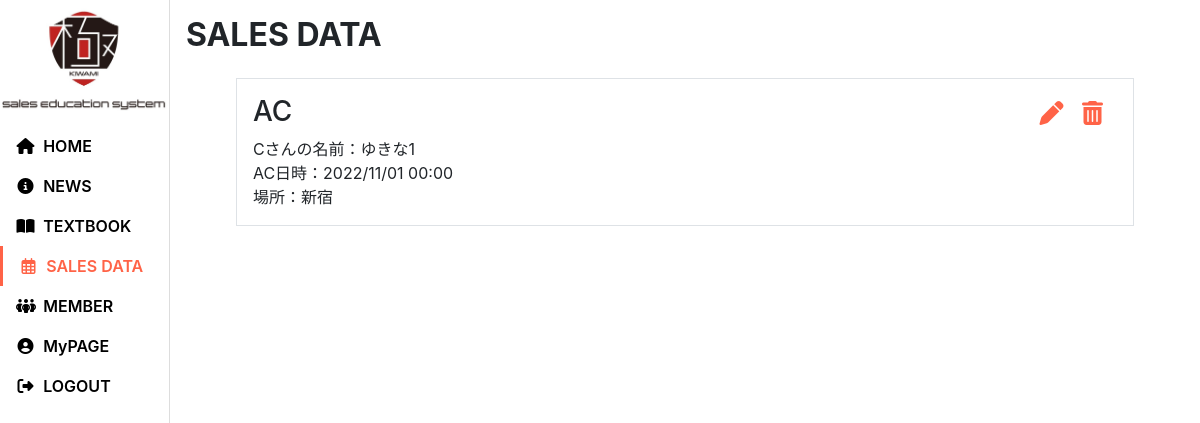
Before: /sales/ac/2/ (signed in) with the older database file.
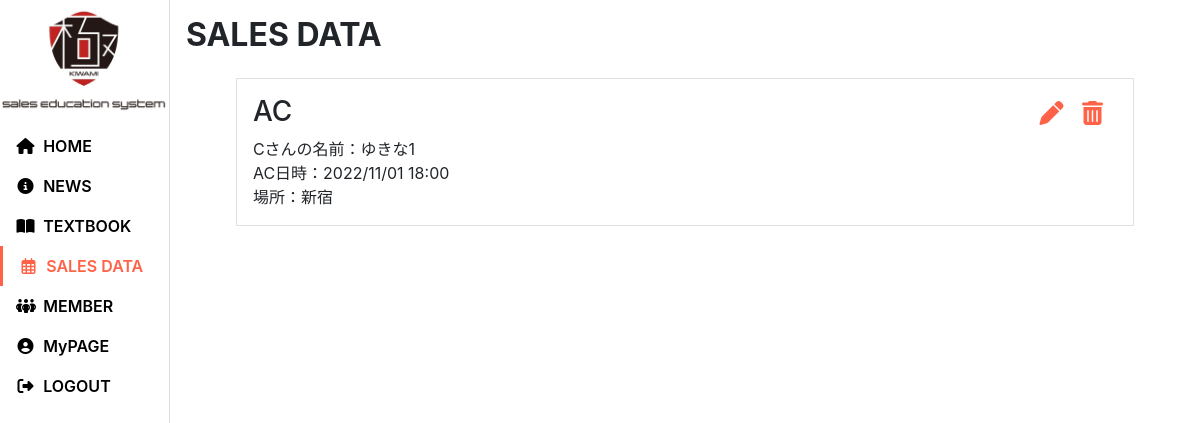
After: the same page with the newer database file.
### sales/models.py (models this page shows, shortened)
class AC(models.Model):
    dt      = models.DateTimeField(verbose_name="投稿日時", default=timezone.now)
    user    = models.ForeignKey(settings.AUTH_USER_MODEL, verbose_name="投稿者", on_delete=models.CASCADE)
    ac_date = models.DateTimeField(verbose_name="AC日時")
    c_name  = models.CharField(verbose_name="Cさんの名前", max_length=10, null=True, blank=True)
    place   = models.CharField(verbose_name="AC場所", max_length=200, null=True, blank=True)

### sales/views.py (the view, shortened to what this page needs)
class ACDetailView(LoginRequiredMixin,View):
    def get(self, request, pk, *args, **kwargs):
        context = {}
        context["ac"]   = AC.objects.filter(id=pk).first()
        return render(request, "sales/ac_detail.html", context)

### templates/sales/ac_detail.html (shortened to what this page needs)
{% extends "oneall/base.html" %}
{% load static %}
{% block extra_head %}
<link rel="stylesheet" href="{% static 'sales/css/index.css' %}">
<link rel="stylesheet" href="{% static 'sales/css/detail.css' %}">
{% endblock %}
{% block main %}
<h1>SALES DATA</h1>
<div class="sales_data_detail border">
    <div class="sales_data_icons">
        <label class="sales_data_icon edit" value="{{ ac.id }}" for="ac_edit_chk"><i class="fa-solid fa-pen"></i></label>
        <button class="sales_data_icon trash" value="{{ ac.id }}"><i class="fa-solid fa-trash-can"></i></button>
    </div>
    <div class="sales_data_detail_content">
        <h3>AC</h3>
        <div>Cさんの名前：{{ ac.c_name }}</div>
        <div>AC日時：{{ ac.ac_date|date:'Y/m/d H:i' }}</div>
        {% if ac.place %}
        <div>場所：{{ ac.place|linebreaksbr|default:'' }}</div>
        {% endif %}
    </div>
</div>
{% endblock %}

Changed rows visible on the page:
changed AC "ゆきな1": ac_date "2022/11/01 00:00" → "2022/11/01 18:00"
